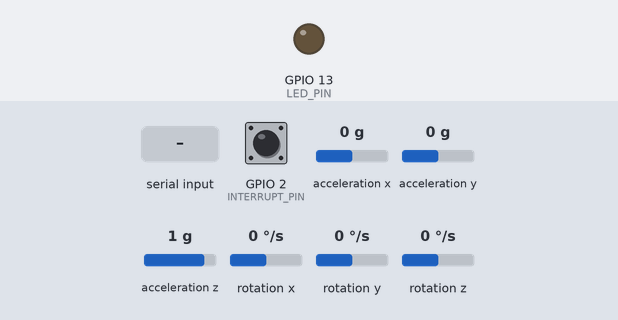
Simulated run of this sketch. Board: ESP32. Shown: output pins drawn as LEDs (lit = HIGH). Inputs (shaded band) come from the test bench; at power-on: acceleration x 0 g, acceleration y 0 g, acceleration z 1 g, GPIO 2 (INTERRUPT_PIN) LOW, rotation x 0 °/s, rotation y 0 °/s, rotation z 0 °/s. The sensor or clock chip raises its interrupt line as the real part does; nothing arrives over Bluetooth unless stated.

Above: at 0.8 s.
0.9 s: "1\n" received over the second serial link
At 1.54 s:
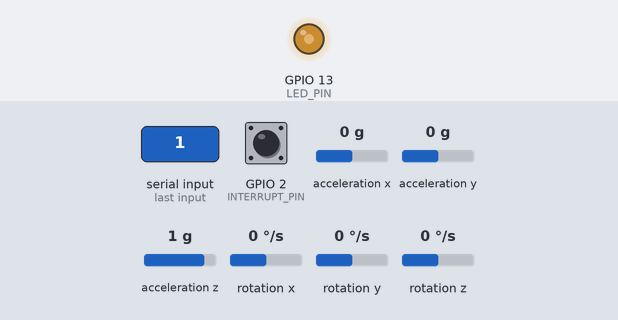
3.9 s: acceleration x set to -1.4 g
6.9 s: acceleration y set to -1.4 g
9.9 s: acceleration z set to -1.4 g
Timing chart, 0 to 13.9 s (numbered marks = the images above; inputs shaded):
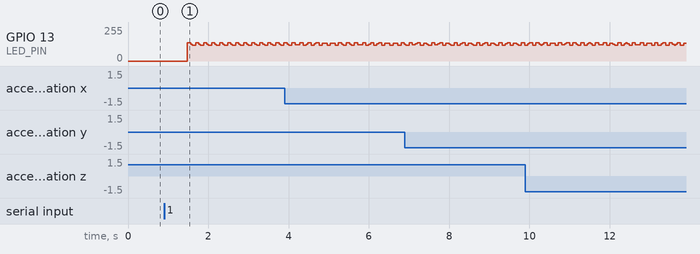

The sketch:

ESP_Processing.ino
```cpp
#include <BluetoothSerial.h>

/* BluetoothSerialを使用する場合は、SerialBT.println(~) ※BT忘れずに */


// I2Cdev and MPU6050 must be installed as libraries, or else the .cpp/.h files
// for both classes must be in the include path of your project
#include "I2Cdev.h"

#include "MPU6050_6Axis_MotionApps20.h"
//#include "MPU6050.h" // not necessary if using MotionApps include file

// Arduino Wire library is required if I2Cdev I2CDEV_ARDUINO_WIRE implementation
// is used in I2Cdev.h
#if I2CDEV_IMPLEMENTATION == I2CDEV_ARDUINO_WIRE
    #include "Wire.h"
#endif

// class default I2C address is 0x68
// specific I2C addresses may be passed as a parameter here
// AD0 low = 0x68 (default for SparkFun breakout and InvenSense evaluation board)
// AD0 high = 0x69
MPU6050 mpu;
//MPU6050 mpu(0x69); // <-- use for AD0 high

// uncomment "OUTPUT_READABLE_QUATERNION" if you want to see the actual
// quaternion components in a [w, x, y, z] format (not best for parsing
// on a remote host such as Processing or something though)
//#define OUTPUT_READABLE_QUATERNION

// uncomment "OUTPUT_READABLE_EULER" if you want to see Euler angles
// (in degrees) calculated from the quaternions coming from the FIFO.
// Note that Euler angles suffer from gimbal lock (for more info, see
// http://en.wikipedia.org/wiki/Gimbal_lock)
//#define OUTPUT_READABLE_EULER

// uncomment "OUTPUT_READABLE_YAWPITCHROLL" if you want to see the yaw/
// pitch/roll angles (in degrees) calculated from the quaternions coming
// from the FIFO. Note this also requires gravity vector calculations.
// Also note that yaw/pitch/roll angles suffer from gimbal lock (for
// more info, see: http://en.wikipedia.org/wiki/Gimbal_lock)
#define OUTPUT_READABLE_YAWPITCHROLL   // ←シリアルモニタで値を確認したいときにコメントアウトを解除する

// uncomment "OUTPUT_READABLE_REALACCEL" if you want to see acceleration
// components with gravity removed. This acceleration reference frame is
// not compensated for orientation, so +X is always +X according to the
// sensor, just without the effects of gravity. If you want acceleration
// compensated for orientation, us OUTPUT_READABLE_WORLDACCEL instead.
//#define OUTPUT_READABLE_REALACCEL

// uncomment "OUTPUT_READABLE_WORLDACCEL" if you want to see acceleration
// components with gravity removed and adjusted for the world frame of
// reference (yaw is relative to initial orientation, since no magnetometer
// is present in this case). Could be quite handy in some cases.
//#define OUTPUT_READABLE_WORLDACCEL

// uncomment "OUTPUT_TEAPOT" if you want output that matches the
// format used for the InvenSense teapot demo
//#define OUTPUT_TEAPOT   // ←Processingを使用する時にコメントアウトを解除する

BluetoothSerial SerialBT;

#define INTERRUPT_PIN 2  // use pin 2 on Arduino Uno & most boards
#define LED_PIN 13 // (Arduino is 13, Teensy is 11, Teensy++ is 6)
bool blinkState = false;

// MPU control/status vars
bool dmpReady = false;  // set true if DMP init was successful
uint8_t mpuIntStatus;   // holds actual interrupt status byte from MPU
uint8_t devStatus;      // return status after each device operation (0 = success, !0 = error)
uint16_t packetSize;    // expected DMP packet size (default is 42 bytes)
uint16_t fifoCount;     // count of all bytes currently in FIFO
uint8_t fifoBuffer[64]; // FIFO storage buffer

// orientation/motion vars
Quaternion q;           // [w, x, y, z]         quaternion container
VectorInt16 aa;         // [x, y, z]            accel sensor measurements
VectorInt16 aaReal;     // [x, y, z]            gravity-free accel sensor measurements
VectorInt16 aaWorld;    // [x, y, z]            world-frame accel sensor measurements
VectorFloat gravity;    // [x, y, z]            gravity vector
float euler[3];         // [psi, theta, phi]    Euler angle container
float ypr[3];           // [yaw, pitch, roll]   yaw/pitch/roll container and gravity vector

// packet structure for InvenSense teapot demo
uint8_t teapotPacket[14] = { '$', 0x02, 0,0, 0,0, 0,0, 0,0, 0x00, 0x00, '\r', '\n' };


// ================================================================
// ===               INTERRUPT DETECTION ROUTINE                ===
// ================================================================

volatile bool mpuInterrupt = false;     // indicates whether MPU interrupt pin has gone high
void dmpDataReady() {
    mpuInterrupt = true;
}


// ================================================================
// ===                      INITIAL SETUP                       ===
// ================================================================

void setup() {
    // join I2C bus (I2Cdev library doesn't do this automatically)
    #if I2CDEV_IMPLEMENTATION == I2CDEV_ARDUINO_WIRE
        Wire.begin();
        Wire.setClock(400000); // 400kHz I2C clock. Comment this line if having compilation difficulties
    #elif I2CDEV_IMPLEMENTATION == I2CDEV_BUILTIN_FASTWIRE
        Fastwire::setup(400, true);
    #endif

    // initialize serial communication
    // (115200 chosen because it is required for Teapot Demo output, but it's
    // really up to you depending on your project)
    Serial.begin(115200);
    SerialBT.begin("ESP32");
    while (!Serial); // wait for Leonardo enumeration, others continue immediately

    // NOTE: 8MHz or slower host processors, like the Teensy @ 3.3V or Arduino
    // Pro Mini running at 3.3V, cannot handle this baud rate reliably due to
    // the baud timing being too misaligned with processor ticks. You must use
    // 38400 or slower in these cases, or use some kind of external separate
    // crystal solution for the UART timer.

    // initialize device
    SerialBT.println(F("Initializing I2C devices..."));
    mpu.initialize();

    pinMode(INTERRUPT_PIN, INPUT);

    // verify connection
    SerialBT.println(F("Testing device connections..."));
    SerialBT.println(mpu.testConnection() ? F("MPU6050 connection successful") : F("MPU6050 connection failed"));

    // wait for ready
    SerialBT.println(F("\nSend any character to begin DMP programming and demo: "));
    while (SerialBT.available() && SerialBT.read()); // empty buffer
    while (!SerialBT.available());                 // wait for data
    while (SerialBT.available() && SerialBT.read()); // empty buffer again

    // load and configure the DMP
    SerialBT.println(F("Initializing DMP..."));
    devStatus = mpu.dmpInitialize();

    // supply your own gyro offsets here, scaled for min sensitivity
    mpu.setXGyroOffset(220);
    mpu.setYGyroOffset(76);
    mpu.setZGyroOffset(-85);
    mpu.setZAccelOffset(1788); // 1688 factory default for my test chip

    // make sure it worked (returns 0 if so)
    if (devStatus == 0) {
        // Calibration Time: generate offsets and calibrate our MPU6050
        mpu.CalibrateAccel(6);
        mpu.CalibrateGyro(6);
        mpu.PrintActiveOffsets();
        // turn on the DMP, now that it's ready
        SerialBT.println(F("Enabling DMP..."));
        mpu.setDMPEnabled(true);

        // enable Arduino interrupt detection
        SerialBT.print(F("Enabling interrupt detection (Arduino external interrupt "));
        SerialBT.print(digitalPinToInterrupt(INTERRUPT_PIN));
        SerialBT.println(F(")..."));
        attachInterrupt(digitalPinToInterrupt(INTERRUPT_PIN), dmpDataReady, RISING);
        mpuIntStatus = mpu.getIntStatus();

        // set our DMP Ready flag so the main loop() function knows it's okay to use it
        SerialBT.println(F("DMP ready! Waiting for first interrupt..."));
        dmpReady = true;

        // get expected DMP packet size for later comparison
        packetSize = mpu.dmpGetFIFOPacketSize();
    } else {
        // ERROR!
        // 1 = initial memory load failed
        // 2 = DMP configuration updates failed
        // (if it's going to break, usually the code will be 1)
        SerialBT.print(F("DMP Initialization failed (code "));
        SerialBT.print(devStatus);
        SerialBT.println(F(")"));
    }

    // configure LED for output
    pinMode(LED_PIN, OUTPUT);
}


// ================================================================
// ===                    MAIN PROGRAM LOOP                     ===
// ================================================================

void loop() {
    // if programming failed, don't try to do anything
    if (!dmpReady) return;
    // read a packet from FIFO
    if (mpu.dmpGetCurrentFIFOPacket(fifoBuffer)) { // Get the Latest packet
        #ifdef OUTPUT_READABLE_QUATERNION
            // display quaternion values in easy matrix form: w x y z
            mpu.dmpGetQuaternion(&q, fifoBuffer);
            SerialBT.print("quat\t");
            SerialBT.print(q.w);
            SerialBT.print("\t");
            SerialBT.print(q.x);
            SerialBT.print("\t");
            SerialBT.print(q.y);
            SerialBT.print("\t");
            SerialBT.println(q.z);
        #endif

        #ifdef OUTPUT_READABLE_EULER
            // display Euler angles in degrees
            mpu.dmpGetQuaternion(&q, fifoBuffer);
            mpu.dmpGetEuler(euler, &q);
            SerialBT.print("euler\t");
            SerialBT.print(euler[0] * 180/M_PI);
            SerialBT.print("\t");
            SerialBT.print(euler[1] * 180/M_PI);
            SerialBT.print("\t");
            SerialBT.println(euler[2] * 180/M_PI);
        #endif

        #ifdef OUTPUT_READABLE_YAWPITCHROLL
            // display Euler angles in degrees
            mpu.dmpGetQuaternion(&q, fifoBuffer);
            mpu.dmpGetGravity(&gravity, &q);
            mpu.dmpGetYawPitchRoll(ypr, &q, &gravity);
            SerialBT.print("ypr\t");
            SerialBT.print(ypr[0] * 180/M_PI);
            SerialBT.print("\t");
            SerialBT.print(ypr[1] * 180/M_PI);
            SerialBT.print("\t");
            SerialBT.println(ypr[2] * 180/M_PI);
        #endif

        #ifdef OUTPUT_READABLE_REALACCEL
            // display real acceleration, adjusted to remove gravity
            mpu.dmpGetQuaternion(&q, fifoBuffer);
            mpu.dmpGetAccel(&aa, fifoBuffer);
            mpu.dmpGetGravity(&gravity, &q);
            mpu.dmpGetLinearAccel(&aaReal, &aa, &gravity);
            SerialBT.print("areal\t");
            SerialBT.print(aaReal.x);
            SerialBT.print("\t");
            SerialBT.print(aaReal.y);
            SerialBT.print("\t");
            SerialBT.println(aaReal.z);
        #endif

        #ifdef OUTPUT_READABLE_WORLDACCEL
            // display initial world-frame acceleration, adjusted to remove gravity
            // and rotated based on known orientation from quaternion
            mpu.dmpGetQuaternion(&q, fifoBuffer);
            mpu.dmpGetAccel(&aa, fifoBuffer);
            mpu.dmpGetGravity(&gravity, &q);
            mpu.dmpGetLinearAccel(&aaReal, &aa, &gravity);
            mpu.dmpGetLinearAccelInWorld(&aaWorld, &aaReal, &q);
            SerialBT.print("aworld\t");
            SerialBT.print(aaWorld.x);
            SerialBT.print("\t");
            SerialBT.print(aaWorld.y);
            SerialBT.print("\t");
            SerialBT.println(aaWorld.z);
        #endif

        #ifdef OUTPUT_TEAPOT
            // display quaternion values in InvenSense Teapot demo format:
            teapotPacket[2] = fifoBuffer[0];
            teapotPacket[3] = fifoBuffer[1];
            teapotPacket[4] = fifoBuffer[4];
            teapotPacket[5] = fifoBuffer[5];
            teapotPacket[6] = fifoBuffer[8];
            teapotPacket[7] = fifoBuffer[9];
            teapotPacket[8] = fifoBuffer[12];
            teapotPacket[9] = fifoBuffer[13];
            SerialBT.write(teapotPacket, 14);
            teapotPacket[11]++; // packetCount, loops at 0xFF on purpose
        #endif

        // blink LED to indicate activity
        blinkState = !blinkState;
        digitalWrite(LED_PIN, blinkState);
    }
}
```
